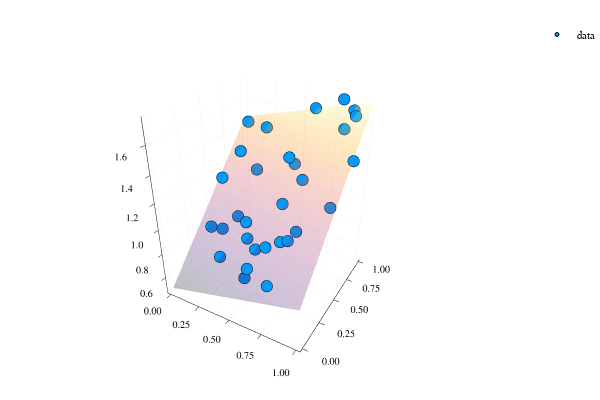

Source (notebook cell):
### Markdown cell above
### Gradient Descent

**Idea:** To improve the prediction we can take the gradient of the loss w.r.t. $W$ and $b$ and perform gradient descent.

In contrast to TensorFlow or PyTorch in Python this is possible without tracing the operations in advance (Julia is just-in-time compiled, the *computational graph* is Julia’s own syntax).

### Code cell
# gradient steps and learning rate
steps = 100
ν = 0.02

# gradient descent
for i=1:steps
  g = gradient(() -> loss(model), params(W, b))
  W .-= ν .* g[W]
  b .-= ν .* g[b]
  printloss(model, i)
end

# plot
plotting(model)

### Figure 1 — Plotly figure (JSON) as saved in the notebook; plotly's stock layout.template omitted (floating-point values rounded to 4 significant figures; data arrays with more than 128 entries replaced by an {"elided": "..."} marker saying what was removed)
{"data": [{"colorbar": {"title": ""}, "legendgroup": "data", "marker": {"color": "rgba(0, 154, 250, 1.000)", "line": {"color": "rgba(0, 0, 0, 1.000)", "width": 1}, "size": 4, "symbol": "circle"}, "mode": "markers", "name": "data", "showlegend": true, "type": "scatter3d", "x": [0.5552, 0.239, 0.9986, 0.5321, 0.953, 0.6309, 0.7381, 0.7121, 0.906, 0.7526, 0.05186, 0.09495, 0.7958, 0.2005, 0.6196, 0.8544, 0.2879, 0.5947, 0.3981, 0.0379, 0.1212, 0.5399, 0.8819, 0.2872, 0.7805, 0.5436, 0.6951, 0.4496, 0.5861, 0.2894], "xaxis": "x1", "y": [0.1221, 0.9237, 0.7082, 0.1245, 0.4856, 0.2307, 0.06449, 0.2789, 0.9435, 0.3048, 0.9638, 0.3646, 0.996, 0.3587, 0.4761, 0.888, 0.4325, 0.9974, 0.3669, 0.6088, 0.742, 0.2522, 0.9748, 0.6985, 0.3651, 0.707, 0.6107, 0.2974, 0.7079, 0.1912], "yaxis": "y1", "z": [0.8067, 1.452, 1.439, 0.7187, 1.198, 0.9366, 0.7848, 0.9782, 1.648, 0.9841, 1.451, 0.8432, 1.731, 0.8638, 1.133, 1.566, 0.9564, 1.636, 0.9776, 1.122, 1.304, 0.8727, 1.674, 1.212, 1.03, 1.363, 1.272, 0.9025, 1.324, 0.7568], "zmax": null, "zmin": null}, {"colorbar": {"title": ""}, "colorscale": [[0, "rgba(0, 0, 4, 0.500)"], [0.03448, "rgba(4, 3, 20, 0.500)"], [0.06897, "rgba(13, 8, 41, 0.500)"], [0.1034, "rgba(24, 12, 60, 0.500)"], [0.1379, "rgba(38, 12, 81, 0.500)"], [0.1724, "rgba(54, 9, 97, 0.500)"], [0.2069, "rgba(69, 10, 105, 0.500)"], [0.2414, "rgba(84, 15, 109, 0.500)"], [0.2759, "rgba(97, 19, 110, 0.500)"], [0.3103, "rgba(111, 25, 110, 0.500)"], [0.3448, "rgba(125, 30, 109, 0.500)"], [0.3793, "rgba(140, 35, 105, 0.500)"], [0.4138, "rgba(154, 40, 101, 0.500)"], [0.4483, "rgba(166, 45, 96, 0.500)"], [0.4828, "rgba(180, 51, 89, 0.500)"], [0.5172, "rgba(193, 58, 80, 0.500)"], [0.5517, "rgba(206, 67, 71, 0.500)"], [0.5862, "rgba(216, 76, 62, 0.500)"], [0.6207, "rgba(226, 87, 52, 0.500)"], [0.6552, "rgba(235, 100, 41, 0.500)"], [0.6897, "rgba(241, 115, 29, 0.500)"], [0.7241, "rgba(247, 130, 18, 0.500)"], [0.7586, "rgba(250, 144, 8, 0.500)"], [0.7931, "rgba(252, 161, 8, 0.500)"], [0.8276, "rgba(252, 178, 22, 0.500)"], [0.8621, "rgba(250, 196, 42, 0.500)"], [0.8966, "rgba(246, 213, 67, 0.500)"], [0.931, "rgba(243, 229, 93, 0.500)"], [0.9655, "rgba(242, 244, 130, 0.500)"], [1, "rgba(252, 255, 164, 0.500)"]], "hoverinfo": "none", "name": "y2", "opacity": 0.5, "showlegend": false, "showscale": false, "type": "surface", "x": [0, 0.0101, 0.0202, 0.0303, 0.0404, 0.05051, 0.06061, 0.07071, 0.08081, 0.09091, 0.101, 0.1111, 0.1212, 0.1313, 0.1414, 0.1515, 0.1616, 0.1717, 0.1818, 0.1919, 0.202, 0.2121, 0.2222, 0.2323, 0.2424, 0.2525, 0.2626, 0.2727, 0.2828, 0.2929, 0.303, 0.3131, 0.3232, 0.3333, 0.3434, 0.3535, 0.3636, 0.3737, 0.3838, 0.3939, 0.404, 0.4141, 0.4242, 0.4343, 0.4444, 0.4545, 0.4646, 0.4747, 0.4848, 0.4949, 0.5051, 0.5152, 0.5253, 0.5354, 0.5455, 0.5556, 0.5657, 0.5758, 0.5859, 0.596, 0.6061, 0.6162, 0.6263, 0.6364, 0.6465, 0.6566, 0.6667, 0.6768, 0.6869, 0.697, 0.7071, 0.7172, 0.7273, 0.7374, 0.7475, 0.7576, 0.7677, 0.7778, 0.7879, 0.798, 0.8081, 0.8182, 0.8283, 0.8384, 0.8485, 0.8586, 0.8687, 0.8788, 0.8889, 0.899, 0.9091, 0.9192, 0.9293, 0.9394, 0.9495, 0.9596, 0.9697, 0.9798, 0.9899, 1], "xaxis": "x1", "y": [0, 0.0101, 0.0202, 0.0303, 0.0404, 0.05051, 0.06061, 0.07071, 0.08081, 0.09091, 0.101, 0.1111, 0.1212, 0.1313, 0.1414, 0.1515, 0.1616, 0.1717, 0.1818, 0.1919, 0.202, 0.2121, 0.2222, 0.2323, 0.2424, 0.2525, 0.2626, 0.2727, 0.2828, 0.2929, 0.303, 0.3131, 0.3232, 0.3333, 0.3434, 0.3535, 0.3636, 0.3737, 0.3838, 0.3939, 0.404, 0.4141, 0.4242, 0.4343, 0.4444, 0.4545, 0.4646, 0.4747, 0.4848, 0.4949, 0.5051, 0.5152, 0.5253, 0.5354, 0.5455, 0.5556, 0.5657, 0.5758, 0.5859, 0.596, 0.6061, 0.6162, 0.6263, 0.6364, 0.6465, 0.6566, 0.6667, 0.6768, 0.6869, 0.697, 0.7071, 0.7172, 0.7273, 0.7374, 0.7475, 0.7576, 0.7677, 0.7778, 0.7879, 0.798, 0.8081, 0.8182, 0.8283, 0.8384, 0.8485, 0.8586, 0.8687, 0.8788, 0.8889, 0.899, 0.9091, 0.9192, 0.9293, 0.9394, 0.9495, 0.9596, 0.9697, 0.9798, 0.9899, 1], "yaxis": "y1", "z": {"elided": "100x100 float values"}, "zmax": 1.739, "zmin": 0.4936}], "layout": {"annotations": [], "height": 400, "legend": {"bgcolor": "rgba(255, 255, 255, 1.000)", "bordercolor": "rgba(0, 0, 0, 1.000)", "font": {"color": "rgba(0, 0, 0, 1.000)", "family": "sans-serif", "size": 11}, "tracegroupgap": 0, "x": 1, "y": 1}, "margin": {"b": 20, "l": 0, "r": 0, "t": 20}, "paper_bgcolor": "rgba(255, 255, 255, 1.000)", "plot_bgcolor": "rgba(255, 255, 255, 1.000)", "scene": {"camera": {"eye": {"x": 1.126, "y": -1.95, "z": 1.3}}, "xaxis": {"anchor": "y1", "domain": [0.06582, 0.9934], "gridcolor": "rgba(0, 0, 0, 0.100)", "gridwidth": 0.5, "linecolor": "rgba(0, 0, 0, 1.000)", "mirror": false, "range": [-0.03, 1.03], "showgrid": true, "showline": true, "showticklabels": true, "tickangle": 0, "tickcolor": "rgb(0, 0, 0)", "tickfont": {"color": "rgba(0, 0, 0, 1.000)", "family": "sans-serif", "size": 11}, "tickmode": "array", "ticks": "inside", "ticktext": ["0.00", "0.25", "0.50", "0.75", "1.00"], "tickvals": [0, 0.25, 0.5, 0.75, 1], "title": "", "titlefont": {"color": "rgba(0, 0, 0, 1.000)", "family": "sans-serif", "size": 15}, "type": "-", "visible": true, "zeroline": false, "zerolinecolor": "rgba(0, 0, 0, 1.000)"}, "yaxis": {"anchor": "x1", "domain": [0.03762, 0.9902], "gridcolor": "rgba(0, 0, 0, 0.100)", "gridwidth": 0.5, "linecolor": "rgba(0, 0, 0, 1.000)", "mirror": false, "range": [-0.03, 1.03], "showgrid": true, "showline": true, "showticklabels": true, "tickangle": 0, "tickcolor": "rgb(0, 0, 0)", "tickfont": {"color": "rgba(0, 0, 0, 1.000)", "family": "sans-serif", "size": 11}, "tickmode": "array", "ticks": "inside", "ticktext": ["0.00", "0.25", "0.50", "0.75", "1.00"], "tickvals": [0, 0.25, 0.5, 0.75, 1], "title": "", "titlefont": {"color": "rgba(0, 0, 0, 1.000)", "family": "sans-serif", "size": 15}, "type": "-", "visible": true, "zeroline": false, "zerolinecolor": "rgba(0, 0, 0, 1.000)"}, "zaxis": {"gridcolor": "rgba(0, 0, 0, 0.100)", "gridwidth": 0.5, "linecolor": "rgba(0, 0, 0, 1.000)", "mirror": false, "range": [0.4562, 1.776], "showgrid": true, "showline": true, "showticklabels": true, "tickangle": 0, "tickcolor": "rgb(0, 0, 0)", "tickfont": {"color": "rgba(0, 0, 0, 1.000)", "family": "sans-serif", "size": 11}, "tickmode": "array", "ticks": "inside", "ticktext": ["0.6", "0.8", "1.0", "1.2", "1.4", "1.6"], "tickvals": [0.6, 0.8, 1, 1.2, 1.4, 1.6], "title": "", "titlefont": {"color": "rgba(0, 0, 0, 1.000)", "family": "sans-serif", "size": 15}, "type": "-", "visible": true, "zeroline": false, "zerolinecolor": "rgba(0, 0, 0, 1.000)"}}, "showlegend": true, "width": 600}}
